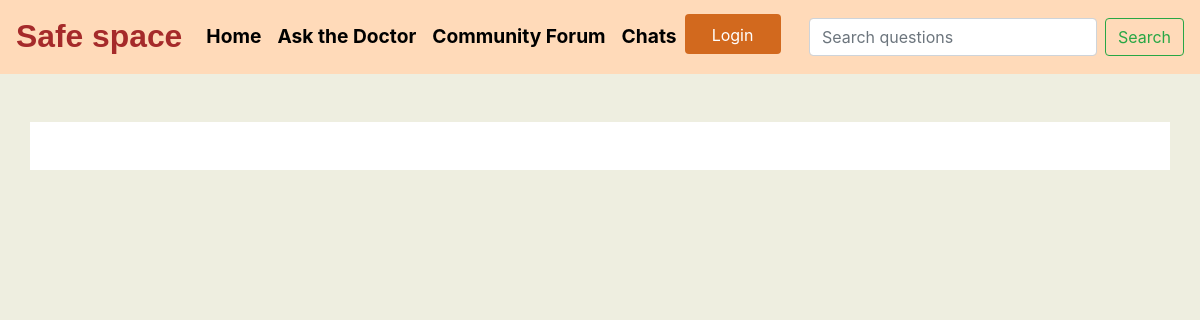
The page /ask_the_doctor/my_questions/1/ on the database as committed earlier.
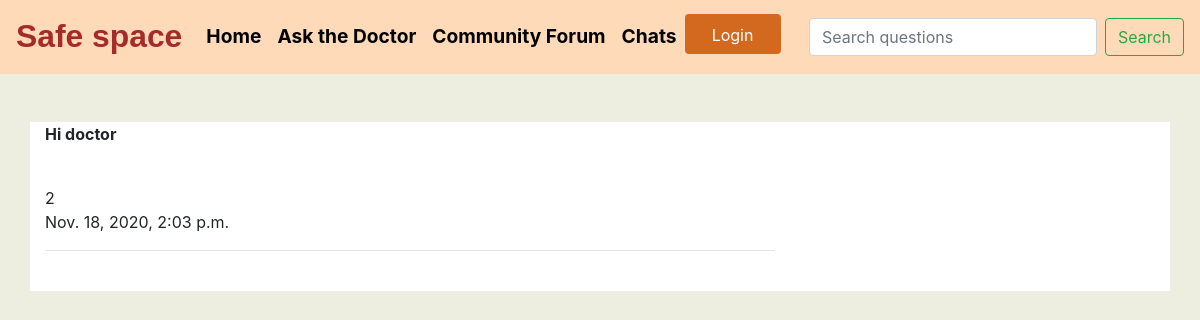
The same page on the database as committed later.
### Ask_the_doctor/models.py (models this page shows, shortened)
class question_to_therapist(models.Model):
	class Meta:
		verbose_name_plural="Questions for therapists"
	id=models.AutoField(primary_key=True,unique=True)
	user=models.ForeignKey(Profile,on_delete=models.CASCADE,related_name='questionfortherapist',blank=True,null=True)
	therapist=models.ForeignKey(Therapist,on_delete=models.CASCADE,related_name='questionfortherapist',blank=True,null=True)
	question=RichTextField(blank=True,null=True)
	date=models.DateTimeField(auto_now_add=True)

### accounts/models.py (models this page shows)
class Profile(models.Model):
    user = models.OneToOneField(CustomUser, on_delete=models.CASCADE,null=True)
    user_name=models.CharField(max_length=200,blank=True)
    first_name=models.CharField(max_length=100,blank=True)
    last_name=models.CharField(max_length=100,blank=True)
    email_id=models.EmailField(blank=True,null=True)
    reason = models.TextField(max_length=500, blank=True)
    location = models.CharField(max_length=30, blank=True)
    date_of_birth = models.DateField(null=True, blank=True)
    date_of_joining=models.DateTimeField(auto_now_add=True)
    objects=CustomUserManager()
    def __str__(self):
    	return f"{self.id}"

### Ask_the_doctor/views.py (the view)
# urls.py: path('my_questions/<int:pk>/',views.MyQuestions.as_view()),
class MyQuestions(View,LoginRequiredMixin):
	def get(self,request,*args,**kwargs):
		question_id=kwargs['pk']
		question=question_to_therapist.objects.filter(id=question_id)
		answers=answers_from_therapist.objects.filter(question=question_id)
		context={
			'question':question,
			'answers':answers
		}
		return render(request,'Ask_the_doctor/my_questions.html',context)

### Ask_the_doctor/templates/Ask_the_doctor/my_questions.html (shortened to what this page needs)
{% extends 'ask_the_doctor/base.html' %}
{% block content %}
<br><br>
<div class="container" style="background-color:white;">
	<div class="row">
		{% for question in question %}
	    <div class="col-lg-8 col-md-8 col-sm-12 col-xs-12">
	    	<span style="font-weight: bolder;">{{question.question|safe}}</span><br>
	    	{{question.user}}<br>
	    	{{question.date}}<hr>
	    </div>
	    {% endfor %}
	    <br>
	</div>
	<br>
</div>
{% endblock %}

Rows that differ between the two databases and show on the page:
added question_to_therapist: question "Hi doctor", user "2", date "Nov. 18, 2020, 2:03 p.m."
